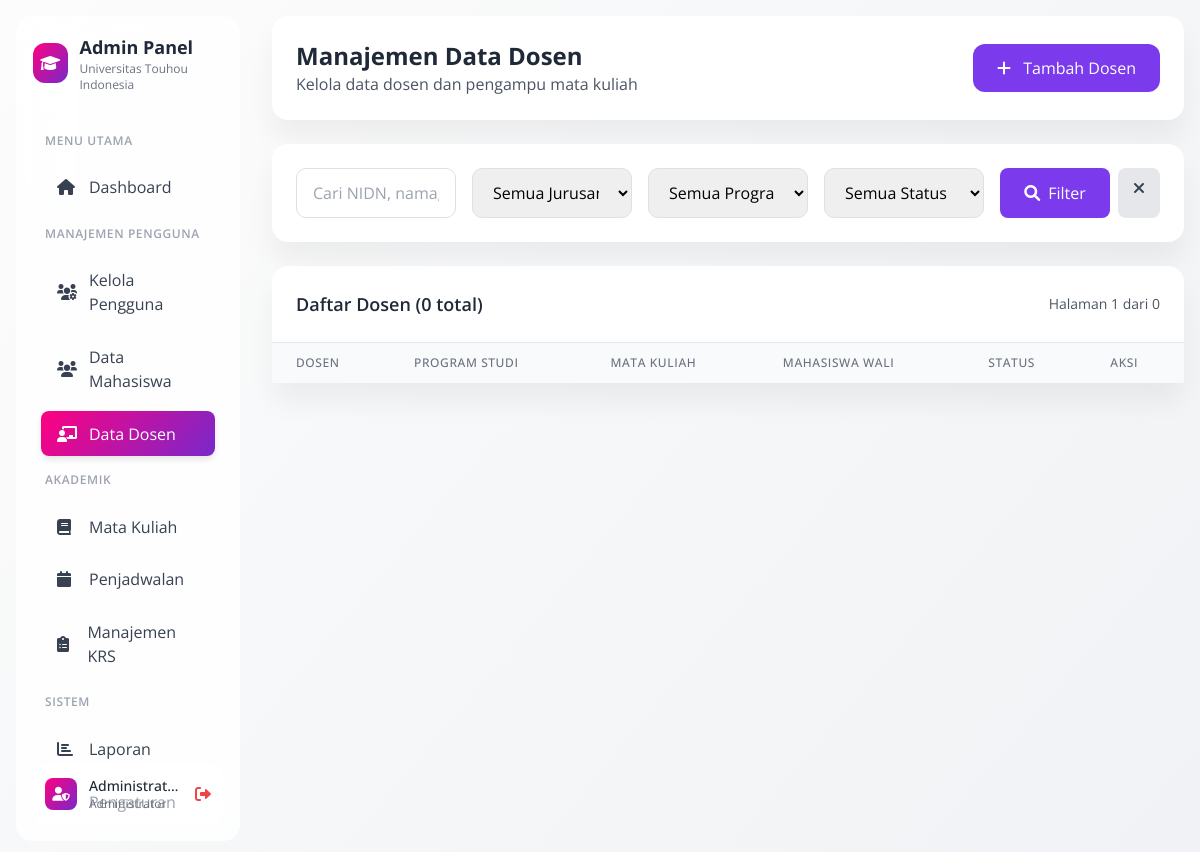
Page /sistem-krs/admin-dosen.php?jurusan=Akuntansi (signed in) on the earlier database version.
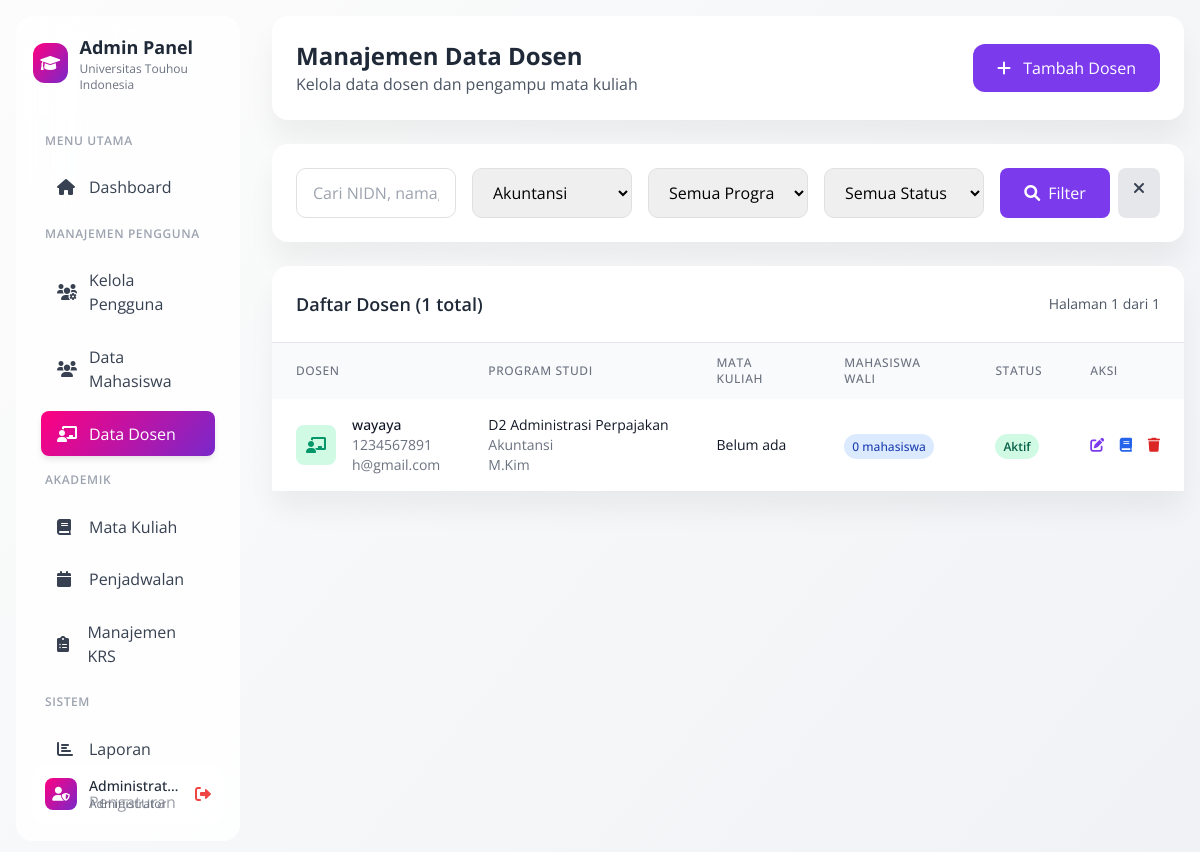
Same page on the later database version.
### tables this page shows
CREATE TABLE `dosen` (
  `id_dosen` int(11) NOT NULL,
  `nidn` varchar(20) NOT NULL,
  `nama_dosen` varchar(100) NOT NULL,
  `gelar` varchar(50) DEFAULT NULL,
  `email` varchar(100) NOT NULL,
  `foto` varchar(255) DEFAULT NULL,
  `nomor_telepon` varchar(15) DEFAULT NULL,
  `password` varchar(255) NOT NULL,
  `created_at` timestamp NOT NULL DEFAULT current_timestamp(),
  `alamat` varchar(255) DEFAULT NULL,
  `jurusan` varchar(100) DEFAULT NULL,
  `program_studi` varchar(100) DEFAULT NULL,
  `bidang_keahlian` text DEFAULT NULL,
  `status` enum('aktif','nonaktif') DEFAULT 'aktif'
);

### sistem-krs/admin-dosen.php (the view, shortened to what the changed rows need)
<?php
$database = new Database();
$conn = $database->getConnection();
$jurusan = $_GET['jurusan'] ?? '';
$page = $_GET['page'] ?? 1;
$limit = 15;
$offset = ($page - 1) * $limit;
$where_conditions = [];
$params = [];
if (!empty($jurusan)) {
    $where_conditions[] = "d.jurusan = :jurusan";
    $params[':jurusan'] = $jurusan;
}
$where_clause = !empty($where_conditions) ? 'WHERE ' . implode(' AND ', $where_conditions) : '';
$count_query = "SELECT COUNT(*) FROM dosen d $where_clause";
$count_stmt = $conn->prepare($count_query);
foreach ($params as $key => $value) {
    $count_stmt->bindValue($key, $value);
}
$count_stmt->execute();
$total_records = $count_stmt->fetchColumn();
$total_pages = ceil($total_records / $limit);
$query = "SELECT d.*,
                 COUNT(m.id_mahasiswa) as jumlah_mahasiswa_wali,
                 GROUP_CONCAT(mk.nama_matakuliah SEPARATOR ', ') as mata_kuliah_diampu
          FROM dosen d
          LEFT JOIN mahasiswa m ON d.id_dosen = m.dosen_wali
          LEFT JOIN dosen_matakuliah dm ON d.id_dosen = dm.id_dosen
          LEFT JOIN mata_kuliah mk ON dm.id_matakuliah = mk.id_matakuliah
          $where_clause
          GROUP BY d.id_dosen
          ORDER BY d.nama_dosen
          LIMIT :limit OFFSET :offset";
$stmt = $conn->prepare($query);
foreach ($params as $key => $value) {
    $stmt->bindValue($key, $value);
}
$stmt->bindValue(':limit', $limit, PDO::PARAM_INT);
$stmt->bindValue(':offset', $offset, PDO::PARAM_INT);
$stmt->execute();
$dosen_list = $stmt->fetchAll(PDO::FETCH_ASSOC);
$jurusan_query = "SELECT DISTINCT jurusan FROM dosen ORDER BY jurusan";
$jurusan_stmt = $conn->prepare($jurusan_query);
$jurusan_stmt->execute();
$jurusan_list = $jurusan_stmt->fetchAll(PDO::FETCH_COLUMN);
?>
<!DOCTYPE html>
<html lang="id">
<head>
    <link href="https://cdn.jsdelivr.net/npm/tailwindcss@2.2.19/dist/tailwind.min.css" rel="stylesheet">
    <link href="https://cdnjs.cloudflare.com/ajax/libs/font-awesome/6.0.0/css/all.min.css" rel="stylesheet">
</head>
<body class="bg-gray-50">
    <div class="flex min-h-screen">
        <div class="w-64 p-4">
            <div class="sidebar-soft h-full p-4">
                <div class="flex items-center gap-3 mb-8">
                    <div>
                        <h2 class="text-lg font-bold text-gray-800">Admin Panel</h2>
                    </div>
                </div>
            </div>
        </div>
        <div class="flex-1 p-4">
            <div class="card mb-6">
                <div class="p-6">
                    <div class="flex items-center justify-between">
                        <div>
                            <h1 class="text-2xl font-bold text-gray-800">Manajemen Data Dosen</h1>
                        </div>
                    </div>
                </div>
            </div>
            <div class="card mb-6">
                <div class="p-6">
                    <form method="GET" class="grid grid-cols-1 md:grid-cols-5 gap-4">
                        <div>
                            <select name="jurusan" class="form-input w-full">
                                <option value="">Semua Jurusan</option>
                                <?php foreach ($jurusan_list as $jur): ?>
                                <option value="<?php echo $jur; ?>" <?php echo ($jurusan == $jur) ? 'selected' : ''; ?>>
                                    <?php echo $jur; ?>
                                </option>
                                <?php endforeach; ?>
                            </select>
                        </div>
                    </form>
                </div>
            </div>
            <div class="card">
                <div class="p-6 border-b">
                    <div class="flex justify-between items-center">
                        <h3 class="text-lg font-semibold text-gray-800">
                            Daftar Dosen (<?php echo $total_records; ?> total)
                        </h3>
                        <div class="text-sm text-gray-600">
                            Halaman <?php echo $page; ?> dari <?php echo $total_pages; ?>
                        </div>
                    </div>
                </div>
                <div class="overflow-x-auto">
                    <table class="w-full">
                        <thead class="bg-gray-50">
                            <tr>
                                <th
                                    class="px-6 py-3 text-left text-xs font-medium text-gray-500 uppercase tracking-wider">
                                    Dosen</th>
                                <th
                                    class="px-6 py-3 text-left text-xs font-medium text-gray-500 uppercase tracking-wider">
                                    Program Studi</th>
                                <th
                                    class="px-6 py-3 text-left text-xs font-medium text-gray-500 uppercase tracking-wider">
                                    Mata Kuliah</th>
                                <th
                                    class="px-6 py-3 text-left text-xs font-medium text-gray-500 uppercase tracking-wider">
                                    Mahasiswa Wali</th>
                                <th
                                    class="px-6 py-3 text-left text-xs font-medium text-gray-500 uppercase tracking-wider">
                                    Status</th>
                                <th
                                    class="px-6 py-3 text-left text-xs font-medium text-gray-500 uppercase tracking-wider">
                                    Aksi</th>
                            </tr>
                        </thead>
                        <tbody class="bg-white divide-y divide-gray-200">
                            <?php foreach ($dosen_list as $dosen): ?>
                            <tr class="hover:bg-gray-50">
                                <td class="px-6 py-4 whitespace-nowrap">
                                    <div class="flex items-center">
                                        <div class="w-10 h-10 bg-green-100 rounded-lg flex items-center justify-center">
                                            <i class="fas fa-chalkboard-teacher text-green-600"></i>
                                        </div>
                                        <div class="ml-4">
                                            <div class="text-sm font-medium text-gray-900">
                                                <?php echo $dosen['nama_dosen']; ?></div>
                                            <div class="text-sm text-gray-500"><?php echo $dosen['nidn']; ?></div>
                                            <div class="text-sm text-gray-500"><?php echo $dosen['email']; ?></div>
                                        </div>
                                    </div>
                                </td>
                                <td class="px-6 py-4 whitespace-nowrap">
                                    <div class="text-sm text-gray-900"><?php echo $dosen['program_studi']; ?></div>
                                    <div class="text-sm text-gray-500"><?php echo $dosen['jurusan']; ?></div>
                                    <div class="text-sm text-gray-500"><?php echo $dosen['gelar']; ?></div>
                                </td>
                                <td class="px-6 py-4">
                                    <div class="text-sm text-gray-900 max-w-xs truncate">
                                        <?php echo $dosen['mata_kuliah_diampu'] ?: 'Belum ada'; ?>
                                    </div>
                                </td>
                                <td class="px-6 py-4 whitespace-nowrap">
                                    <span class="px-2 py-1 bg-blue-100 text-blue-800 rounded-full text-xs font-medium">
                                        <?php echo $dosen['jumlah_mahasiswa_wali']; ?> mahasiswa
                                    </span>
                                </td>
                                <td class="px-6 py-4 whitespace-nowrap">
                                    <span
                                        class="px-2 py-1 text-xs font-semibold rounded-full
                                        <?php echo $dosen['status'] == 'aktif' ? 'bg-green-100 text-green-800' : 'bg-red-100 text-red-800'; ?>">
                                        <?php echo ucfirst($dosen['status']); ?>
                                    </span>
                                </td>
                                <td class="px-6 py-4 whitespace-nowrap text-sm font-medium">
                                    <button onclick="editDosen(<?php echo htmlspecialchars(json_encode($dosen)); ?>)"
                                        class="text-purple-600 hover:text-purple-900 mr-3">
                                        <i class="fas fa-edit"></i>
                                    </button>
                                    <button
                                        onclick="assignMatakuliah(<?php echo $dosen['id_dosen']; ?>, '<?php echo $dosen['nama_dosen']; ?>')"
                                        class="text-blue-600 hover:text-blue-900 mr-3">
                                        <i class="fas fa-book"></i>
                                    </button>
                                    <button
                                        onclick="deleteDosen(<?php echo $dosen['id_dosen']; ?>, '<?php echo $dosen['nama_dosen']; ?>')"
                                        class="text-red-600 hover:text-red-900">
                                        <i class="fas fa-trash"></i>
                                    </button>
                                </td>
                            </tr>
                            <?php endforeach; ?>
                        </tbody>
                    </table>
                </div>
            </div>
        </div>
    </div>
</body>
</html>

Differences in the rows shown:
added dosen: nama_dosen "wayaya", nidn "1234567891", email "h@gmail.com", program_studi "D2 Administrasi Perpajakan", jurusan "Akuntansi", gelar "M.Kim", mata_kuliah_diampu "Belum ada", jumlah_mahasiswa_wali "0", status "Aktif"
Other differences:
form field jurusan: "Semua Jurusan" → "Akuntansi"
$total_records: "0" → "1"
$total_pages: "0" → "1"
